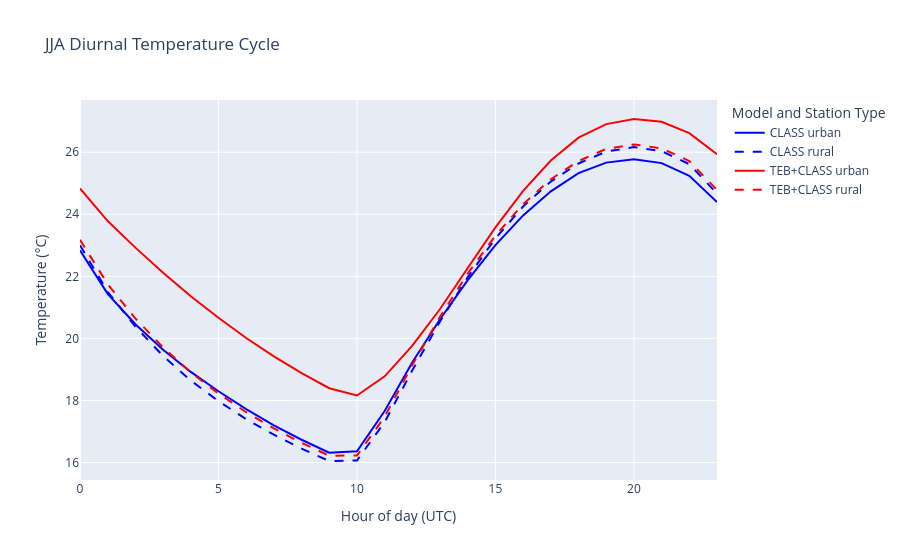
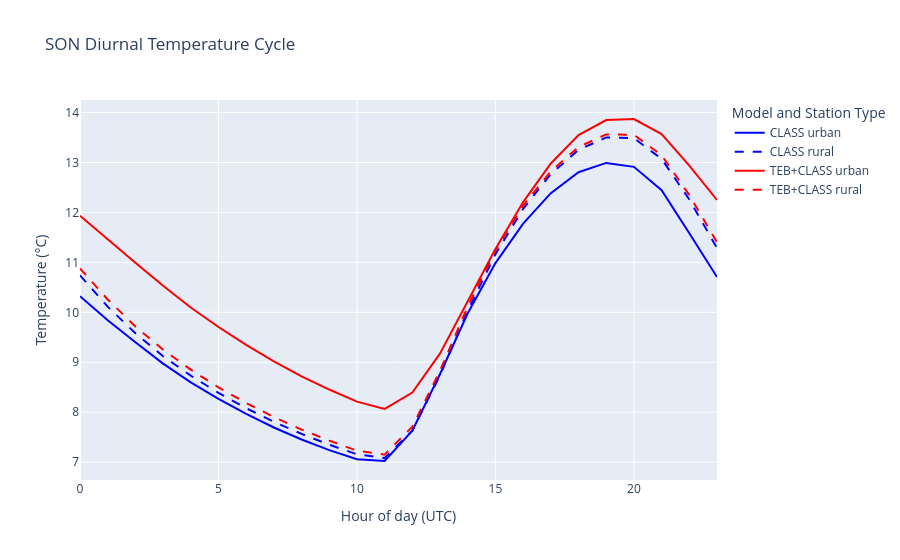
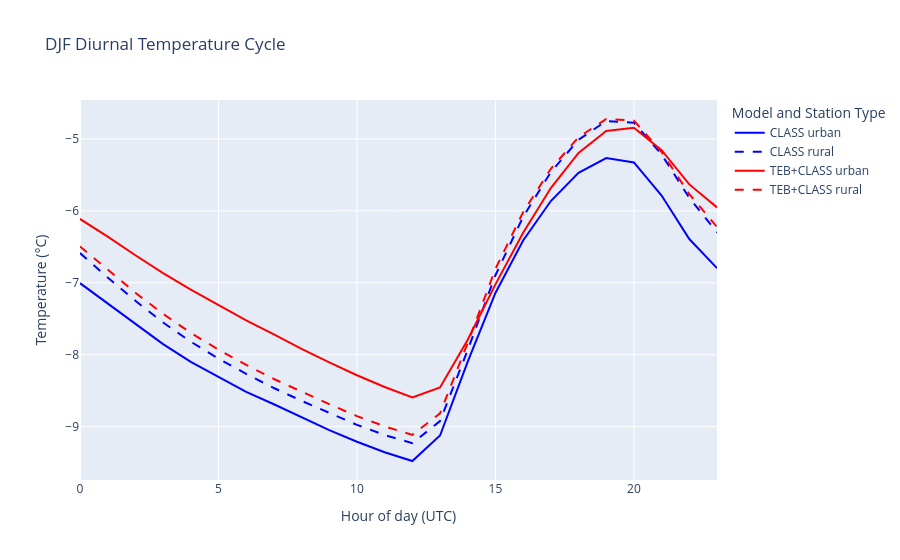
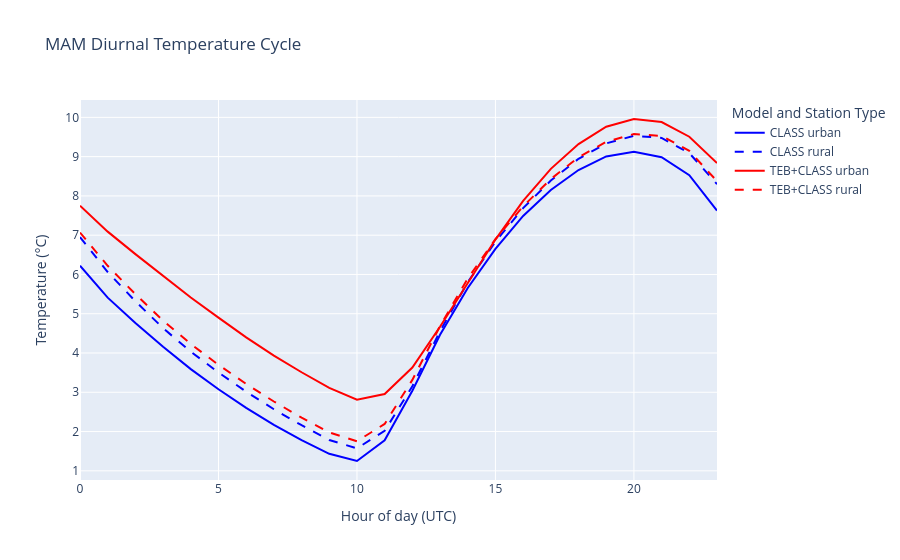

The code cell stored with these charts, in order, in its notebook:
### Code cell
# Display temperatures

for season in ['JJA','SON','DJF','MAM']:
    fig = go.Figure()
    for key,model,colour in zip(['tas_C','tas_T'],['CLASS','TEB+CLASS'],['blue','red']):
        
        # Temperatures
        for urban_or_rural, linestyle in zip(['urban','rural'],['solid','dash']):
            X = diurnal[urban_or_rural][key][season].hour.values
            Y = diurnal[urban_or_rural][key][season].tas.values - 273.15
            LINE = dict(color=colour,dash=linestyle)
            fig.add_trace(go.Scatter(x=X,y=Y,name=f'{model} {urban_or_rural}',line=LINE))#$,dash=linestyle,color=colour))
    
    fig.update_xaxes(tickformat='%H:%M')

    fig.update_layout(
        title=dict(text=f'{season} Diurnal Temperature Cycle'),
        xaxis=dict(title=dict(text='Hour of day (UTC)')),
        yaxis=dict(title=dict(text='Temperature (°C)')),
        legend=dict(title=dict(text='Model and Station Type')),
    )
    fig.show()
    # fig.write_html(f'/runoff/gulley/UHI_plots/cycles/diurnal/{season}_diurnal_simobs.html')

### Figure 1 — Plotly figure (JSON) as saved in the notebook; plotly's stock layout.template omitted (floating-point values rounded to 4 significant figures)
{"data": [{"line": {"color": "blue", "dash": "solid"}, "name": "CLASS urban", "type": "scatter", "x": [0, 1, 2, 3, 4, 5, 6, 7, 8, 9, 10, 11, 12, 13, 14, 15, 16, 17, 18, 19, 20, 21, 22, 23], "y": [22.84, 21.44, 20.46, 19.63, 18.92, 18.3, 17.72, 17.2, 16.73, 16.32, 16.36, 17.66, 19.23, 20.62, 21.88, 23.01, 23.96, 24.74, 25.33, 25.66, 25.78, 25.65, 25.24, 24.39]}, {"line": {"color": "blue", "dash": "dash"}, "name": "CLASS rural", "type": "scatter", "x": [0, 1, 2, 3, 4, 5, 6, 7, 8, 9, 10, 11, 12, 13, 14, 15, 16, 17, 18, 19, 20, 21, 22, 23], "y": [23.0, 21.5, 20.38, 19.44, 18.64, 17.98, 17.4, 16.9, 16.45, 16.05, 16.07, 17.31, 18.97, 20.55, 21.97, 23.22, 24.25, 25.05, 25.64, 26.02, 26.16, 26.03, 25.62, 24.67]}, {"line": {"color": "red", "dash": "solid"}, "name": "TEB+CLASS urban", "type": "scatter", "x": [0, 1, 2, 3, 4, 5, 6, 7, 8, 9, 10, 11, 12, 13, 14, 15, 16, 17, 18, 19, 20, 21, 22, 23], "y": [24.83, 23.78, 22.93, 22.11, 21.36, 20.67, 20.01, 19.42, 18.88, 18.4, 18.16, 18.78, 19.77, 20.95, 22.27, 23.58, 24.75, 25.73, 26.47, 26.91, 27.07, 26.98, 26.62, 25.94]}, {"line": {"color": "red", "dash": "dash"}, "name": "TEB+CLASS rural", "type": "scatter", "x": [0, 1, 2, 3, 4, 5, 6, 7, 8, 9, 10, 11, 12, 13, 14, 15, 16, 17, 18, 19, 20, 21, 22, 23], "y": [23.18, 21.75, 20.65, 19.71, 18.9, 18.22, 17.62, 17.1, 16.63, 16.22, 16.23, 17.48, 19.15, 20.7, 22.09, 23.31, 24.33, 25.13, 25.72, 26.11, 26.25, 26.12, 25.72, 24.78]}], "layout": {"legend": {"title": {"text": "Model and Station Type"}}, "title": {"text": "JJA Diurnal Temperature Cycle"}, "xaxis": {"tickformat": "%H:%M", "title": {"text": "Hour of day (UTC)"}}, "yaxis": {"title": {"text": "Temperature (°C)"}}}}

### Figure 2 — Plotly figure (JSON) as saved in the notebook; plotly's stock layout.template omitted (floating-point values rounded to 4 significant figures)
{"data": [{"line": {"color": "blue", "dash": "solid"}, "name": "CLASS urban", "type": "scatter", "x": [0, 1, 2, 3, 4, 5, 6, 7, 8, 9, 10, 11, 12, 13, 14, 15, 16, 17, 18, 19, 20, 21, 22, 23], "y": [10.32, 9.839, 9.402, 8.972, 8.599, 8.266, 7.966, 7.695, 7.454, 7.241, 7.059, 7.023, 7.632, 8.765, 9.982, 10.98, 11.77, 12.39, 12.8, 12.99, 12.91, 12.44, 11.58, 10.71]}, {"line": {"color": "blue", "dash": "dash"}, "name": "CLASS rural", "type": "scatter", "x": [0, 1, 2, 3, 4, 5, 6, 7, 8, 9, 10, 11, 12, 13, 14, 15, 16, 17, 18, 19, 20, 21, 22, 23], "y": [10.74, 10.11, 9.579, 9.121, 8.731, 8.387, 8.08, 7.808, 7.565, 7.35, 7.157, 7.082, 7.632, 8.74, 10.03, 11.16, 12.07, 12.77, 13.25, 13.5, 13.49, 13.07, 12.26, 11.29]}, {"line": {"color": "red", "dash": "solid"}, "name": "TEB+CLASS urban", "type": "scatter", "x": [0, 1, 2, 3, 4, 5, 6, 7, 8, 9, 10, 11, 12, 13, 14, 15, 16, 17, 18, 19, 20, 21, 22, 23], "y": [11.93, 11.46, 10.99, 10.53, 10.1, 9.706, 9.347, 9.02, 8.719, 8.454, 8.212, 8.065, 8.394, 9.177, 10.21, 11.27, 12.21, 12.98, 13.55, 13.85, 13.87, 13.57, 12.94, 12.25]}, {"line": {"color": "red", "dash": "dash"}, "name": "TEB+CLASS rural", "type": "scatter", "x": [0, 1, 2, 3, 4, 5, 6, 7, 8, 9, 10, 11, 12, 13, 14, 15, 16, 17, 18, 19, 20, 21, 22, 23], "y": [10.88, 10.26, 9.717, 9.251, 8.852, 8.498, 8.184, 7.904, 7.653, 7.431, 7.23, 7.15, 7.712, 8.832, 10.12, 11.24, 12.14, 12.83, 13.31, 13.56, 13.55, 13.14, 12.35, 11.4]}], "layout": {"legend": {"title": {"text": "Model and Station Type"}}, "title": {"text": "SON Diurnal Temperature Cycle"}, "xaxis": {"tickformat": "%H:%M", "title": {"text": "Hour of day (UTC)"}}, "yaxis": {"title": {"text": "Temperature (°C)"}}}}

### Figure 3 — Plotly figure (JSON) as saved in the notebook; plotly's stock layout.template omitted (floating-point values rounded to 4 significant figures)
{"data": [{"line": {"color": "blue", "dash": "solid"}, "name": "CLASS urban", "type": "scatter", "x": [0, 1, 2, 3, 4, 5, 6, 7, 8, 9, 10, 11, 12, 13, 14, 15, 16, 17, 18, 19, 20, 21, 22, 23], "y": [-7.005, -7.286, -7.579, -7.853, -8.098, -8.312, -8.517, -8.688, -8.871, -9.047, -9.209, -9.355, -9.477, -9.123, -8.097, -7.14, -6.412, -5.863, -5.472, -5.266, -5.328, -5.787, -6.391, -6.797]}, {"line": {"color": "blue", "dash": "dash"}, "name": "CLASS rural", "type": "scatter", "x": [0, 1, 2, 3, 4, 5, 6, 7, 8, 9, 10, 11, 12, 13, 14, 15, 16, 17, 18, 19, 20, 21, 22, 23], "y": [-6.587, -6.927, -7.251, -7.552, -7.819, -8.053, -8.266, -8.463, -8.64, -8.81, -8.974, -9.115, -9.23, -8.921, -7.933, -6.894, -6.083, -5.461, -5.012, -4.751, -4.774, -5.216, -5.82, -6.3]}, {"line": {"color": "red", "dash": "solid"}, "name": "TEB+CLASS urban", "type": "scatter", "x": [0, 1, 2, 3, 4, 5, 6, 7, 8, 9, 10, 11, 12, 13, 14, 15, 16, 17, 18, 19, 20, 21, 22, 23], "y": [-6.112, -6.358, -6.617, -6.865, -7.096, -7.309, -7.524, -7.717, -7.918, -8.107, -8.285, -8.447, -8.592, -8.455, -7.791, -7.022, -6.304, -5.683, -5.195, -4.89, -4.845, -5.156, -5.632, -5.952]}, {"line": {"color": "red", "dash": "dash"}, "name": "TEB+CLASS rural", "type": "scatter", "x": [0, 1, 2, 3, 4, 5, 6, 7, 8, 9, 10, 11, 12, 13, 14, 15, 16, 17, 18, 19, 20, 21, 22, 23], "y": [-6.494, -6.822, -7.139, -7.432, -7.696, -7.929, -8.14, -8.337, -8.517, -8.687, -8.853, -8.995, -9.114, -8.814, -7.834, -6.807, -6.018, -5.416, -4.978, -4.723, -4.746, -5.183, -5.767, -6.224]}], "layout": {"legend": {"title": {"text": "Model and Station Type"}}, "title": {"text": "DJF Diurnal Temperature Cycle"}, "xaxis": {"tickformat": "%H:%M", "title": {"text": "Hour of day (UTC)"}}, "yaxis": {"title": {"text": "Temperature (°C)"}}}}

### Figure 4 — Plotly figure (JSON) as saved in the notebook; plotly's stock layout.template omitted (floating-point values rounded to 4 significant figures)
{"data": [{"line": {"color": "blue", "dash": "solid"}, "name": "CLASS urban", "type": "scatter", "x": [0, 1, 2, 3, 4, 5, 6, 7, 8, 9, 10, 11, 12, 13, 14, 15, 16, 17, 18, 19, 20, 21, 22, 23], "y": [6.223, 5.41, 4.761, 4.157, 3.589, 3.078, 2.603, 2.168, 1.784, 1.434, 1.25, 1.777, 3.039, 4.463, 5.656, 6.652, 7.491, 8.151, 8.659, 9.005, 9.127, 8.987, 8.527, 7.627]}, {"line": {"color": "blue", "dash": "dash"}, "name": "CLASS rural", "type": "scatter", "x": [0, 1, 2, 3, 4, 5, 6, 7, 8, 9, 10, 11, 12, 13, 14, 15, 16, 17, 18, 19, 20, 21, 22, 23], "y": [6.952, 6.062, 5.318, 4.633, 4.033, 3.505, 3.015, 2.568, 2.161, 1.786, 1.572, 2.017, 3.153, 4.553, 5.801, 6.835, 7.689, 8.391, 8.945, 9.337, 9.532, 9.477, 9.09, 8.299]}, {"line": {"color": "red", "dash": "solid"}, "name": "TEB+CLASS urban", "type": "scatter", "x": [0, 1, 2, 3, 4, 5, 6, 7, 8, 9, 10, 11, 12, 13, 14, 15, 16, 17, 18, 19, 20, 21, 22, 23], "y": [7.752, 7.09, 6.517, 5.96, 5.412, 4.901, 4.399, 3.932, 3.51, 3.112, 2.811, 2.956, 3.63, 4.67, 5.796, 6.888, 7.873, 8.689, 9.319, 9.763, 9.959, 9.88, 9.507, 8.837]}, {"line": {"color": "red", "dash": "dash"}, "name": "TEB+CLASS rural", "type": "scatter", "x": [0, 1, 2, 3, 4, 5, 6, 7, 8, 9, 10, 11, 12, 13, 14, 15, 16, 17, 18, 19, 20, 21, 22, 23], "y": [7.068, 6.22, 5.498, 4.827, 4.229, 3.7, 3.213, 2.765, 2.355, 1.976, 1.753, 2.194, 3.315, 4.687, 5.895, 6.898, 7.735, 8.431, 8.985, 9.377, 9.576, 9.527, 9.148, 8.375]}], "layout": {"legend": {"title": {"text": "Model and Station Type"}}, "title": {"text": "MAM Diurnal Temperature Cycle"}, "xaxis": {"tickformat": "%H:%M", "title": {"text": "Hour of day (UTC)"}}, "yaxis": {"title": {"text": "Temperature (°C)"}}}}
